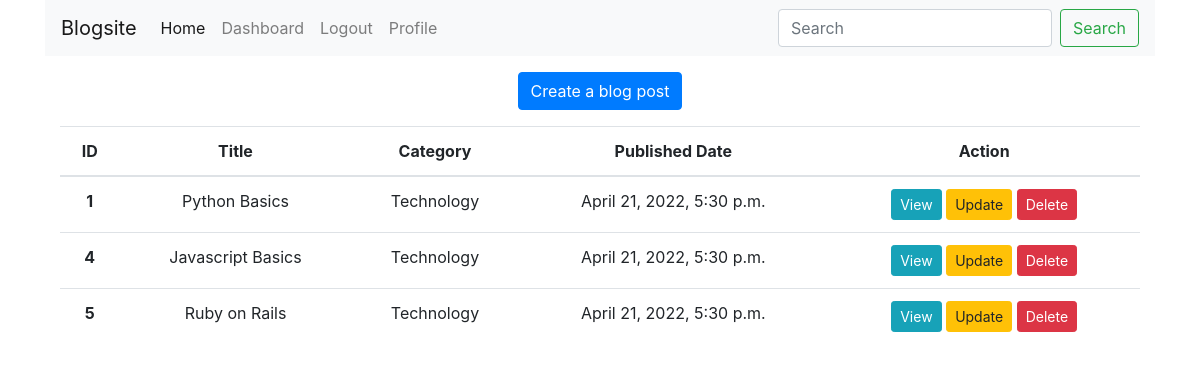
The app's page /accounts/dashboard/ (signed in), older data.
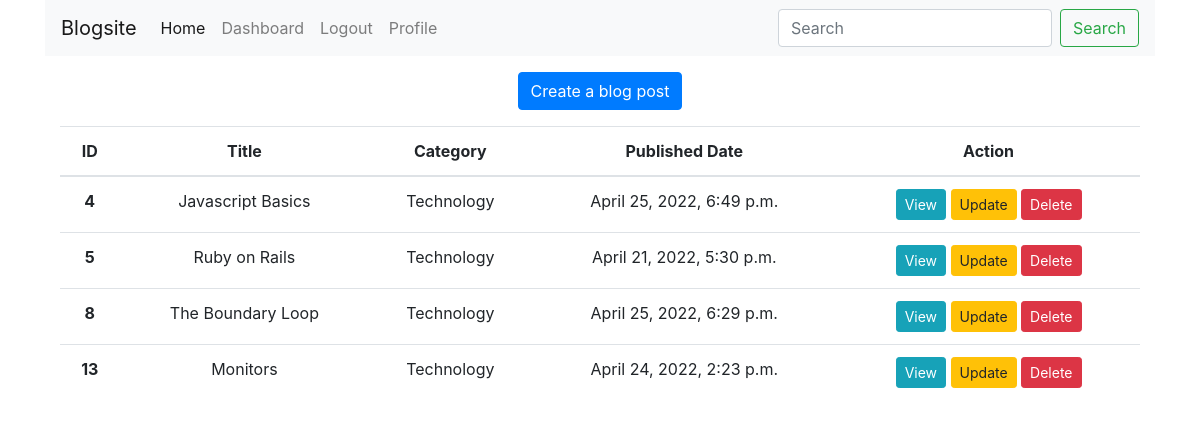
The same page, newer data.
### posts/models.py (models this page shows, shortened)
class Post(models.Model):
    title = models.CharField(max_length=100)
    content = models.TextField()
    published_date = models.DateTimeField(auto_now=True)
    category = models.ForeignKey(Category, on_delete=models.CASCADE, null=True)
    user = models.ForeignKey(User,on_delete=models.CASCADE,null=True,blank=True)
    slug = models.SlugField(null=True, unique=True)

class Category(models.Model):
    name = models.CharField(max_length=100)

### accounts/views.py (the view)
# urls.py: path("dashboard/",views.dashboard, name="dashboard"),
@login_required
def dashboard(request):
    userid = request.user
    posts = Post.objects.all().filter(user=userid)
    data = {'posts': posts }
    return render(request,'accounts/dashboard.html',data)

### templates/accounts/dashboard.html (shortened to what this page needs)
{% extends 'base.html'%}
{% block content %}
<body>
	<div class="container">
		<div class="row">
			<div class="col text-center">
				<a href="{%url 'create'%}" class="btn btn-primary mt-3">Create a blog post</a>
				<table class="table mt-3">
					<thead>
						<tr>
							<th scope="col">ID</th>
							<th scope="col">Title</th>
							<th scope="col">Category</th>
							<th scope="col">Published Date</th>
							<th scope="col">Action</th>
						</tr>
					</thead>
					<tbody>
						{% for p in posts %}
						<tr>
							<th scope="row">{{ p.id }}</th>
							<td>{{p.title}}</td>
							<td>{{p.category.name}}</td>
							<td>{{p.published_date}}</td>
							<td>
								<a
									href="{% url 'dashview' p.slug %}"
									class="btn btn-info btn-sm"
									>View</a
								>
								<a href="{%url 'update' p.slug %}" class="btn btn-warning btn-sm"
									>Update</a
								>
								<form action="{% url 'delete' p.slug %}" method="post"
									class="d-inline">
									<input
										type="submit"
										class="btn btn-danger btn-sm"
										value="Delete"
									/>
								</form>
							</td>
						</tr>
						{% endfor %}
					</tbody>
				</table>
			</div>
		</div>
	</div>
</body>
{% endblock %}

Row changes from the older to the newer data that the page shows:
removed Post: id "1", title "Python Basics", category.name "Technology", published_date "April 21, 2022, 5:30 p.m."
changed Post "Javascript Basics": published_date "April 21, 2022, 5:30 p.m." → "April 25, 2022, 6:49 p.m."
now on this page (row edited): Post: id "8", title "The Boundary Loop", category.name "Technology", published_date "April 25, 2022, 6:29 p.m."
now on this page (row edited): Post: id "13", title "Monitors", category.name "Technology", published_date "April 24, 2022, 2:23 p.m."
